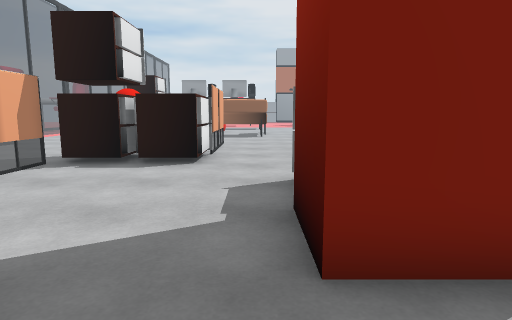
view 1 (above)

24 first-person views from a walk through a scene from a Unity 3-D project. The camera is 1.3 m above the floor, tilts 8° down and sees 75° across. The floor is counted in squares, 1 m on a side. Each view is taken from the middle of a square. On the plan, view 1 faces up. The plan holds only what a view shows up to about 14 squares ahead; the rest is blank. The place goes on beyond the plan.

view 2
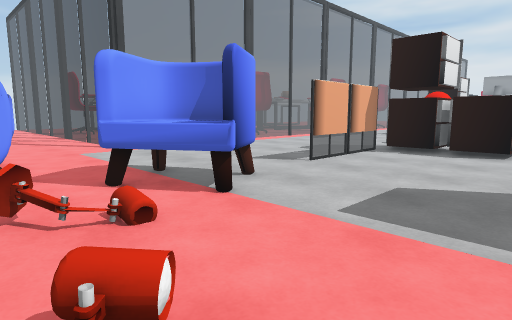

view 3
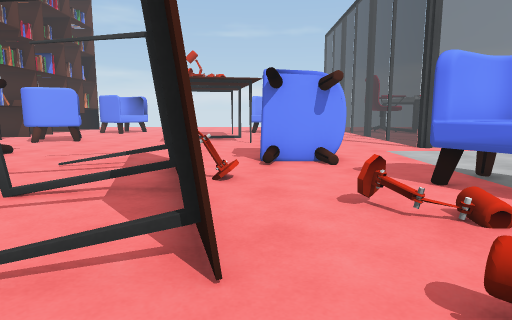

view 4
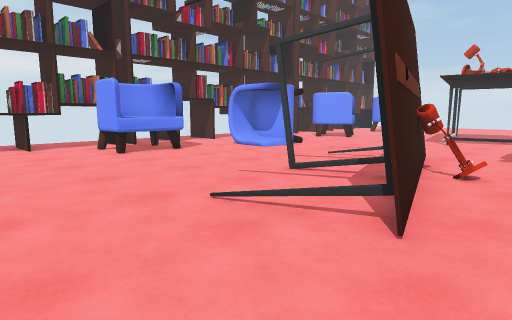

view 5
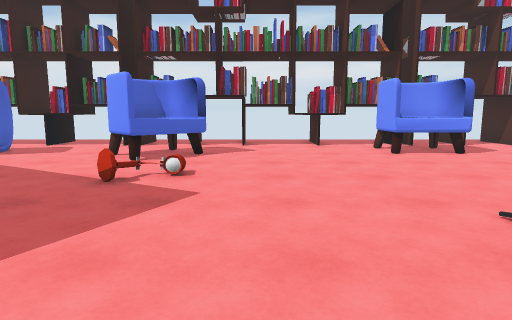

view 6
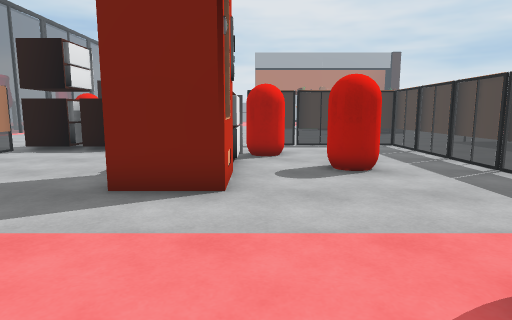

view 7
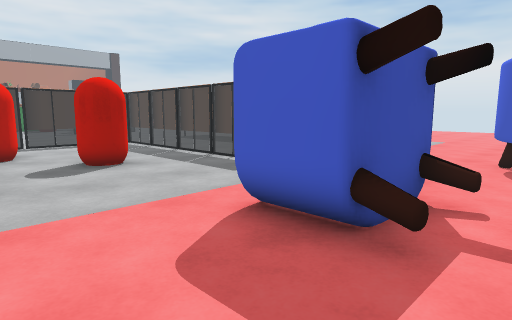

view 8
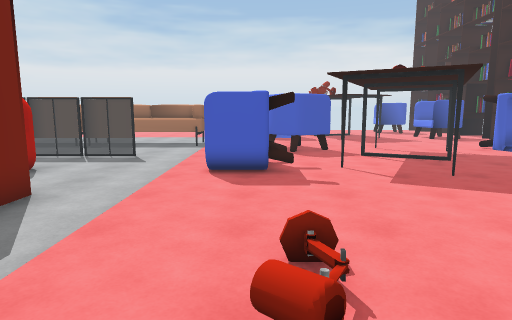

view 9
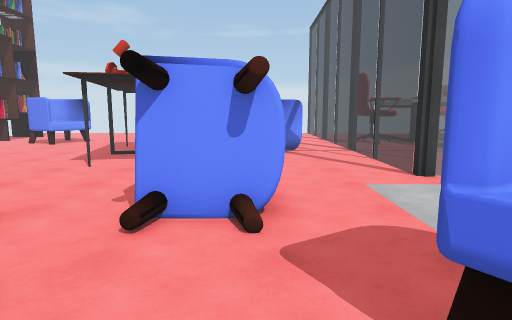

view 10
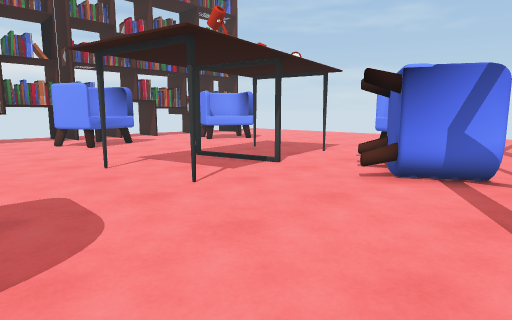

view 11
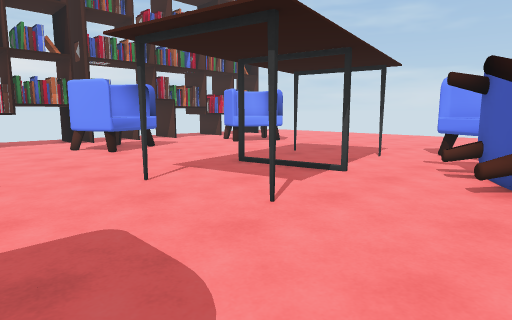

view 12
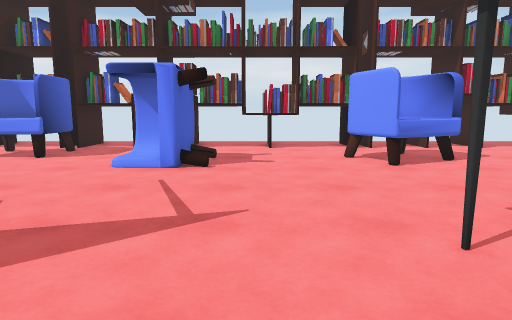

view 13
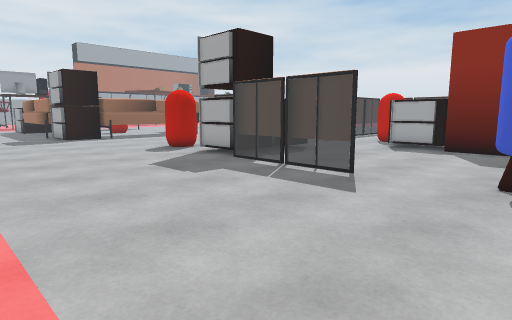

view 14
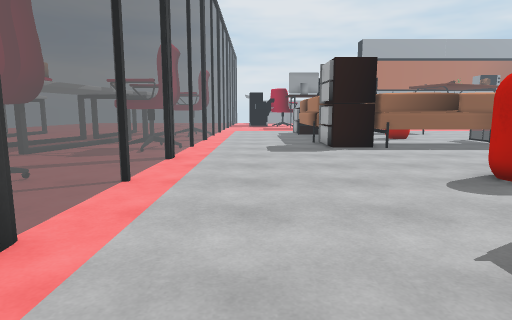

view 15
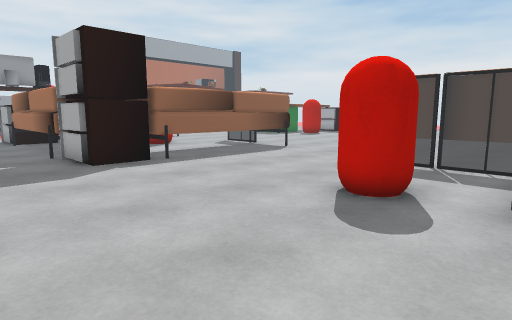

view 16
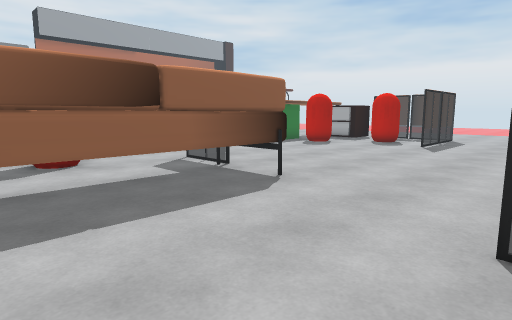

view 17
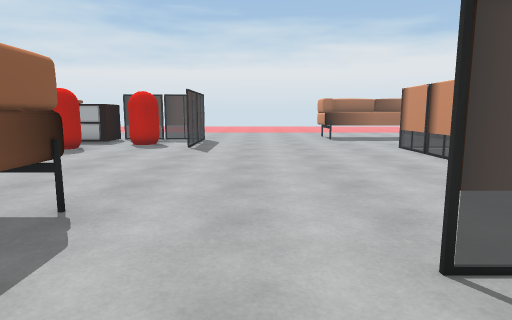

view 18
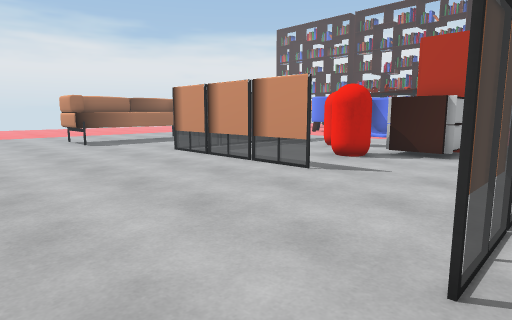

view 19
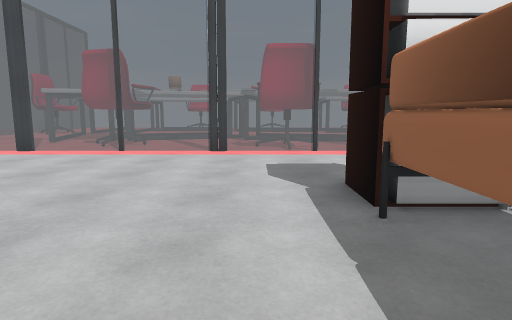

view 20
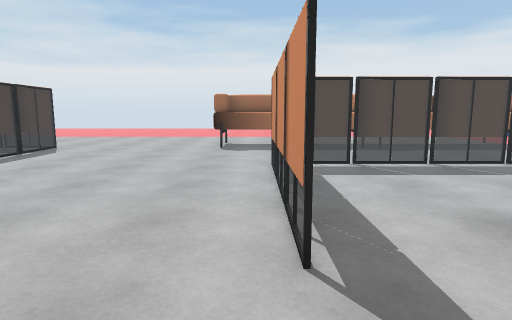

view 21
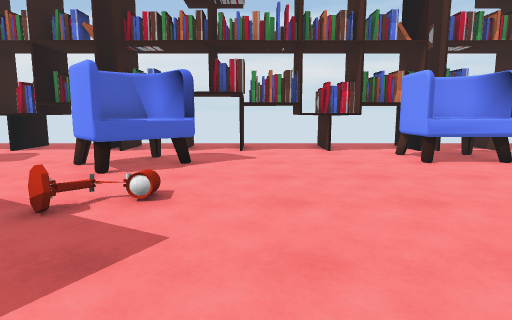

view 22
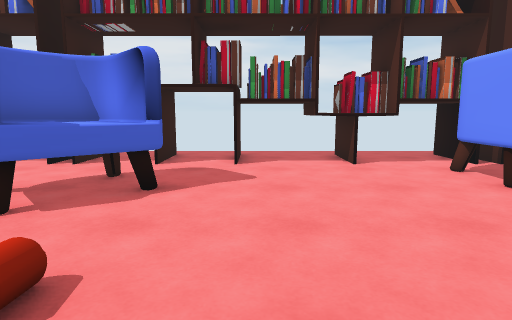

view 23
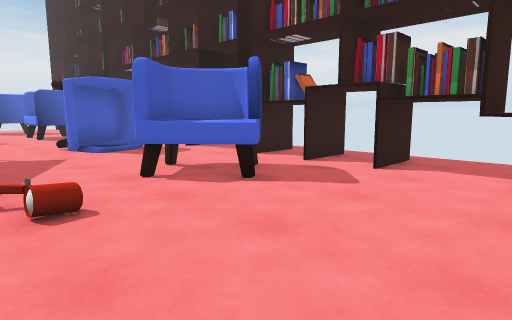

view 24
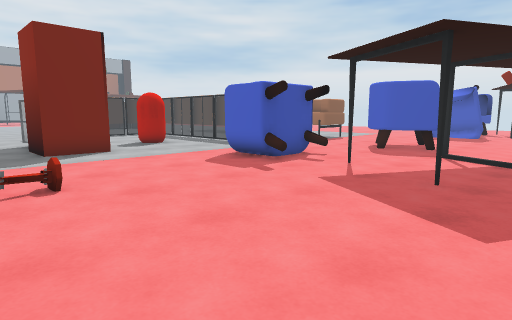

### Floor plan
Key: @ floor where view 1 was taken; # wall or solid block; . main floor; : floor 0.25 m higher than the main floor; / step, stairs or slope; = window, fence, low wall or low ledge; ^ raised ledge; T thing the floor can be seen under or through; C red capsule; A cabinet; H chair; E desk; O other object.
Columns run from 20 left of view 1 to 11 right of it. Each row starts with its distance up from view 1.
 21            ..OOO    O#........CC
 20     ... .....A A    O ........C.
 19    /.HHH.....##AOOOOOO.......###
 18    /.HHH........................
 17    O..HH........................
 16    ....#........................
 15    ....T........................
 14     ... ...........T............
 13      ..T.......CC..T............
 12      HHT.......CC..T............
 11      HH ...........T...TTTTTTT..
 10      H. .......AAAAA.........T..
  9      ..#.......TA##..........T..
  8      .. .......T.......CC....T..
  7      ..  ......T...... CC....T..
  6          ......T.....AAA.....T..
  5    ..   .......T.....##..CC..T..
  4   ..... .............##..C...T..
  3   .....T.............OO......T..
  2     T  T......HH...............
  1   ...........HHHH..............
  0   H..........HHHH...@.........
 -1   H...........H./........H:  .
 -2  HHH.....  H...=/........HHH....
 -3 .H........ H.......#.....H.H..HH
 -4 .....#..../H.....OO...........H
 -5 ..O..........EEOOO........#....H
 -6 ...........OOEO..............#..
 -7 ...........O............#.......
 -8 ...#...........O...............
 -9 ........................=..#...
-10 ..............................#
-11 ................................
-12  ...H.....H:............H.......
-13  ..HHH....H:...........HHH...//H
-14 ...HHH....HH..HHHH.....HHH....:H
-15 ...HH.....  ..HHHH......HH....HH
-16 .......... ....HH..............
-17 ..# ####^##..##TTTT^TT..######^#
-18   ####### O  # TT TT O..#####OOO
-19                ............

Where each view was taken, in squares from view 1:
view 1: 0 up, 0 right, facing up
view 2: 3 down, 0 right, facing up-left
view 3: 4 down, 0 right, facing left
view 4: 3 down, 1 right, facing down-left
view 5: 3 down, 1 right, facing down
view 6: 3 down, 3 right, facing up
view 7: 4 down, 2 right, facing up-right
view 8: 2 down, 4 left, facing right
view 9: 2 down, 4 left, facing left
view 10: 1 up, 11 left, facing down-left
view 11: 1 down, 11 left, facing down-left
view 12: 4 down, 12 left, facing down
view 13: 1 up, 12 left, facing up-right
view 14: 6 up, 10 left, facing up
view 15: 10 up, 10 left, facing up-right
view 16: 14 up, 5 left, facing up-right
view 17: 16 up, 4 left, facing right
view 18: 17 up, 2 left, facing down-right
view 19: 17 up, 1 left, facing left
view 20: 11 up, 0 right, facing right
view 21: 5 down, 1 right, facing down
view 22: 8 down, 1 right, facing down
view 23: 9 down, 2 left, facing down-right
view 24: 9 down, 2 left, facing up-right
